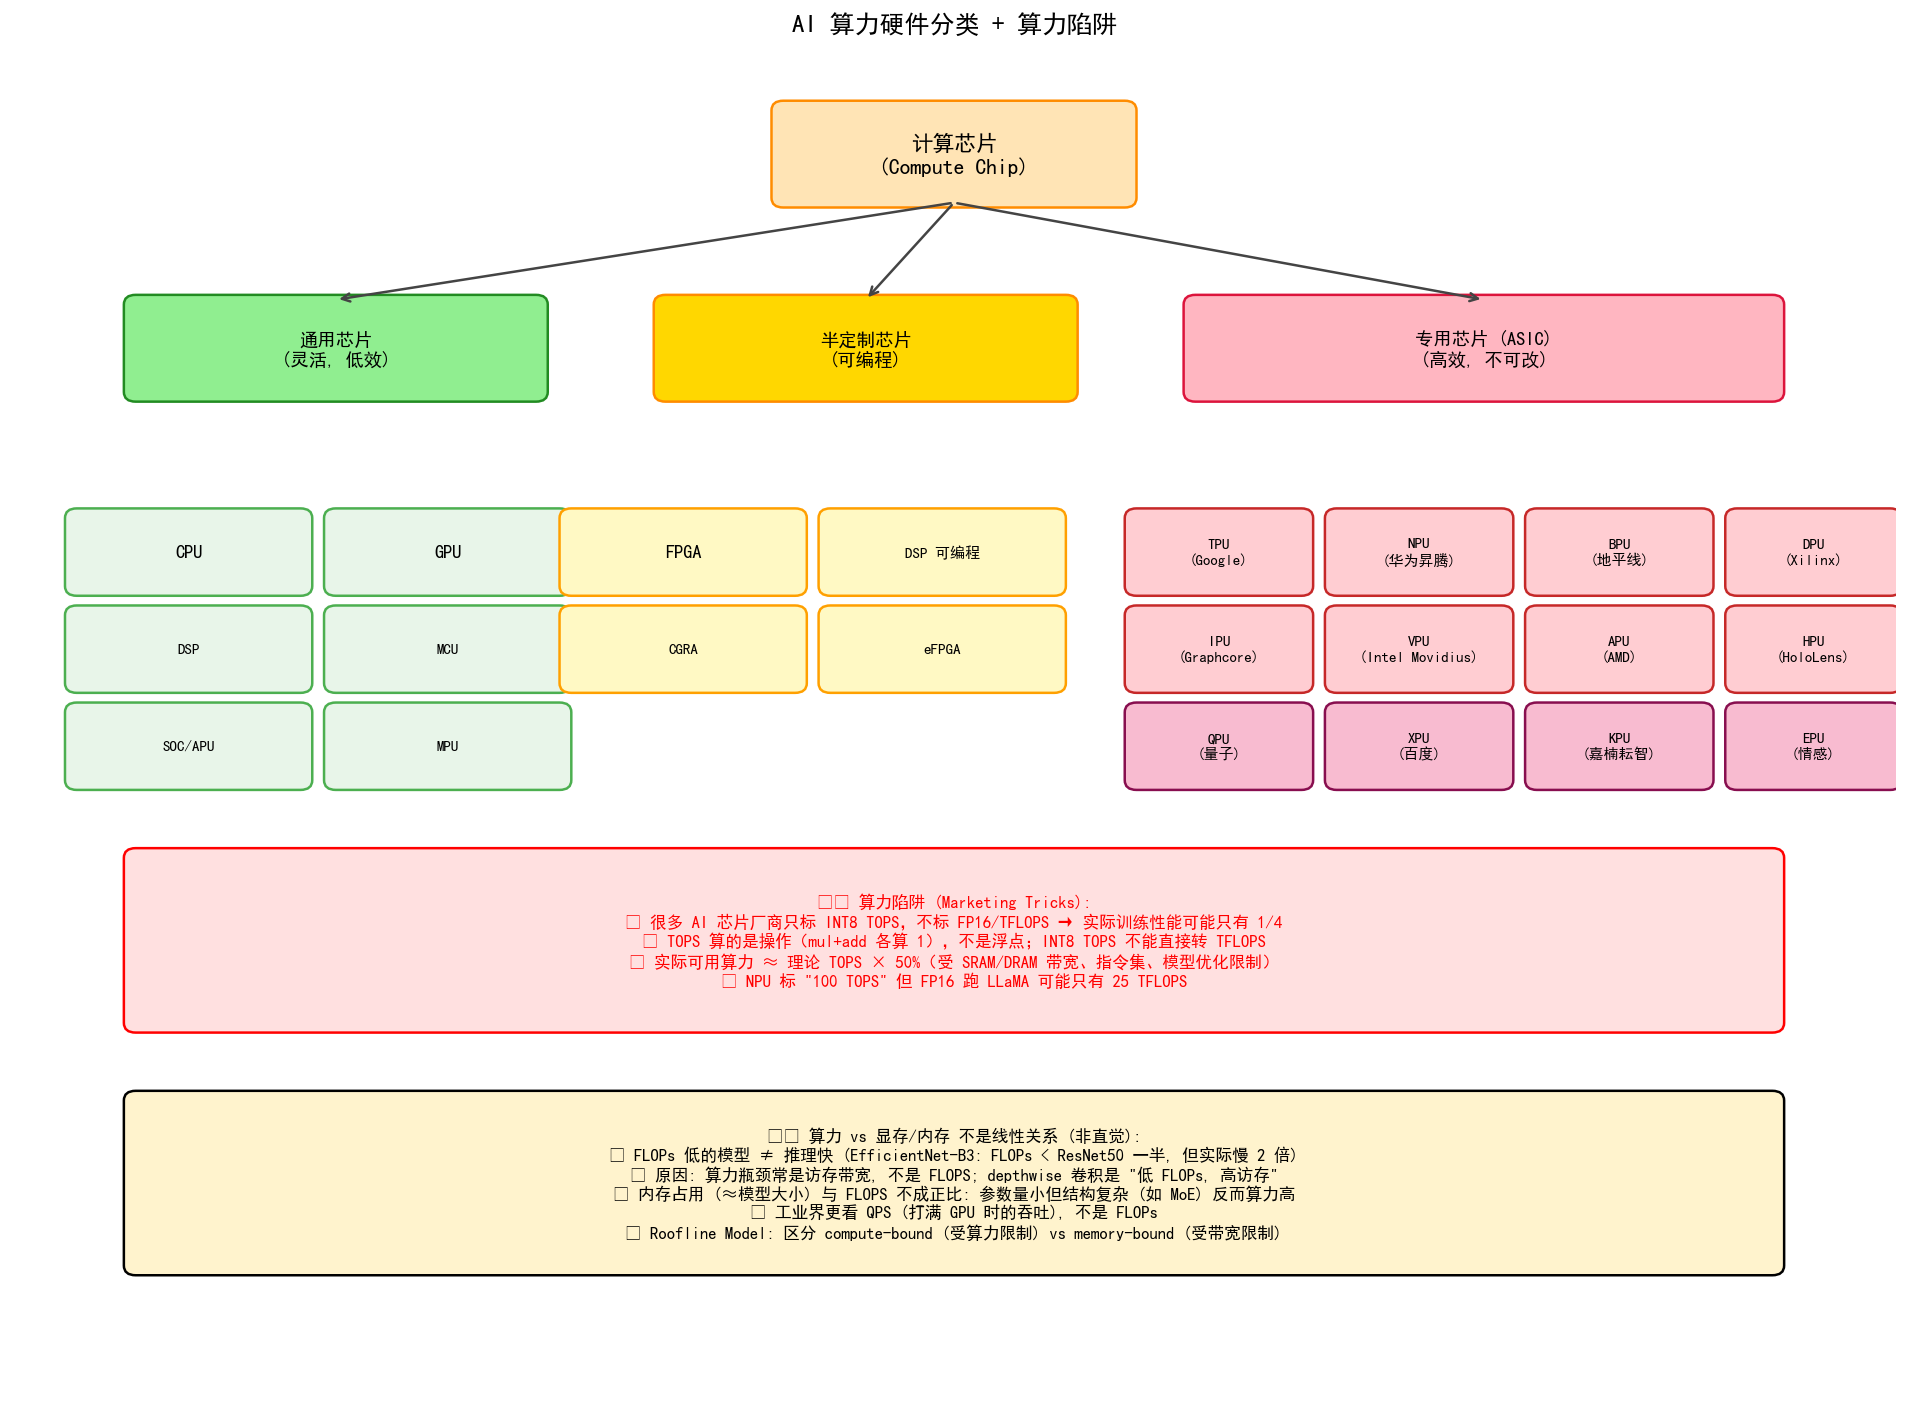

Source code (Python):
"""
AI Chip Classification Tree
============================
Visualizes the taxonomy of compute chips: CPU/GPU/DSP/FPGA/ASIC/MCU/SOC
plus AI-specific chips: NPU/TPU/BPU/DPU/IPU/VPU and the user's
specific pain point about hardware traps.

Output: assets/figures/10-8-ai-chip-taxonomy.png
"""
import matplotlib.pyplot as plt
import matplotlib.patches as mpatches
from matplotlib.patches import FancyBboxPatch, FancyArrowPatch
import numpy as np


fig, ax = plt.subplots(figsize=(16, 12))
ax.set_xlim(0, 16)
ax.set_ylim(0, 14)
ax.axis('off')


def add_box(ax, x, y, w, h, text, fc='#E8F4FD', ec='#1F77B4', fontsize=10, fontweight='normal', text_color='black'):
    box = FancyBboxPatch((x, y), w, h, boxstyle='round,pad=0.05,rounding_size=0.1',
                          fc=fc, ec=ec, linewidth=1.5)
    ax.add_patch(box)
    ax.text(x + w/2, y + h/2, text, ha='center', va='center',
            fontsize=fontsize, fontweight=fontweight, color=text_color)


# Root
add_box(ax, 6.5, 12.5, 3, 1, '计算芯片\n(Compute Chip)', fc='#FFE4B5', ec='#FF8C00', fontsize=13, fontweight='bold')

# Layer 1: 通用 vs 专用
add_box(ax, 1, 10.5, 3.5, 1, '通用芯片\n(灵活, 低效)', fc='#90EE90', ec='#228B22', fontsize=11, fontweight='bold')
add_box(ax, 5.5, 10.5, 3.5, 1, '半定制芯片\n(可编程)', fc='#FFD700', ec='#FF8C00', fontsize=11, fontweight='bold')
add_box(ax, 10, 10.5, 5, 1, '专用芯片 (ASIC)\n(高效, 不可改)', fc='#FFB6C1', ec='#DC143C', fontsize=11, fontweight='bold')

# Arrows
for x in [2.75, 7.25, 12.5]:
    arr = FancyArrowPatch((8, 12.5), (x, 11.5), arrowstyle='->', color='#444', lw=1.5, mutation_scale=12)
    ax.add_patch(arr)

# Layer 2: 具体类型
add_box(ax, 0.5, 8.5, 2, 0.8, 'CPU', fc='#E8F5E9', ec='#4CAF50', fontsize=11, fontweight='bold')
add_box(ax, 2.7, 8.5, 2, 0.8, 'GPU', fc='#E8F5E9', ec='#4CAF50', fontsize=11, fontweight='bold')
add_box(ax, 0.5, 7.5, 2, 0.8, 'DSP', fc='#E8F5E9', ec='#4CAF50', fontsize=9)
add_box(ax, 2.7, 7.5, 2, 0.8, 'MCU', fc='#E8F5E9', ec='#4CAF50', fontsize=9)
add_box(ax, 0.5, 6.5, 2, 0.8, 'SOC/APU', fc='#E8F5E9', ec='#4CAF50', fontsize=9)
add_box(ax, 2.7, 6.5, 2, 0.8, 'MPU', fc='#E8F5E9', ec='#4CAF50', fontsize=9)

add_box(ax, 4.7, 8.5, 2, 0.8, 'FPGA', fc='#FFF9C4', ec='#FFA000', fontsize=11, fontweight='bold')
add_box(ax, 6.9, 8.5, 2, 0.8, 'DSP 可编程', fc='#FFF9C4', ec='#FFA000', fontsize=9)
add_box(ax, 4.7, 7.5, 2, 0.8, 'CGRA', fc='#FFF9C4', ec='#FFA000', fontsize=9)
add_box(ax, 6.9, 7.5, 2, 0.8, 'eFPGA', fc='#FFF9C4', ec='#FFA000', fontsize=9)

# ASIC AI chips
add_box(ax, 9.5, 8.5, 1.5, 0.8, 'TPU\n(Google)', fc='#FFCDD2', ec='#C62828', fontsize=9, fontweight='bold')
add_box(ax, 11.2, 8.5, 1.5, 0.8, 'NPU\n(华为昇腾)', fc='#FFCDD2', ec='#C62828', fontsize=9, fontweight='bold')
add_box(ax, 12.9, 8.5, 1.5, 0.8, 'BPU\n(地平线)', fc='#FFCDD2', ec='#C62828', fontsize=9)
add_box(ax, 14.6, 8.5, 1.4, 0.8, 'DPU\n(Xilinx)', fc='#FFCDD2', ec='#C62828', fontsize=9)

add_box(ax, 9.5, 7.5, 1.5, 0.8, 'IPU\n(Graphcore)', fc='#FFCDD2', ec='#C62828', fontsize=9)
add_box(ax, 11.2, 7.5, 1.5, 0.8, 'VPU\n(Intel Movidius)', fc='#FFCDD2', ec='#C62828', fontsize=9)
add_box(ax, 12.9, 7.5, 1.5, 0.8, 'APU\n(AMD)', fc='#FFCDD2', ec='#C62828', fontsize=9)
add_box(ax, 14.6, 7.5, 1.4, 0.8, 'HPU\n(HoloLens)', fc='#FFCDD2', ec='#C62828', fontsize=9)

add_box(ax, 9.5, 6.5, 1.5, 0.8, 'QPU\n(量子)', fc='#F8BBD0', ec='#880E4F', fontsize=9)
add_box(ax, 11.2, 6.5, 1.5, 0.8, 'XPU\n(百度)', fc='#F8BBD0', ec='#880E4F', fontsize=9)
add_box(ax, 12.9, 6.5, 1.5, 0.8, 'KPU\n(嘉楠耘智)', fc='#F8BBD0', ec='#880E4F', fontsize=9)
add_box(ax, 14.6, 6.5, 1.4, 0.8, 'EPU\n(情感)', fc='#F8BBD0', ec='#880E4F', fontsize=9)

# Bottom: 算力陷阱
add_box(ax, 1, 4.0, 14, 1.8, '''⚠️ 算力陷阱 (Marketing Tricks):
• 很多 AI 芯片厂商只标 INT8 TOPS，不标 FP16/TFLOPS → 实际训练性能可能只有 1/4
• TOPS 算的是操作（mul+add 各算 1），不是浮点；INT8 TOPS 不能直接转 TFLOPS
• 实际可用算力 ≈ 理论 TOPS × 50%（受 SRAM/DRAM 带宽、指令集、模型优化限制）
• NPU 标 "100 TOPS" 但 FP16 跑 LLaMA 可能只有 25 TFLOPS''', fc='#FFE0E0', ec='red', fontsize=10, fontweight='bold', text_color='red')

# 算力与显存
add_box(ax, 1, 1.5, 14, 1.8, '''⚠️ 算力 vs 显存/内存 不是线性关系 (非直觉):
• FLOPs 低的模型 ≠ 推理快 (EfficientNet-B3: FLOPs < ResNet50 一半, 但实际慢 2 倍)
• 原因: 算力瓶颈常是访存带宽, 不是 FLOPS; depthwise 卷积是 "低 FLOPs, 高访存"
• 内存占用 (≈模型大小) 与 FLOPS 不成正比: 参数量小但结构复杂 (如 MoE) 反而算力高
• 工业界更看 QPS (打满 GPU 时的吞吐), 不是 FLOPs
• Roofline Model: 区分 compute-bound (受算力限制) vs memory-bound (受带宽限制)''', fc='#FFF3CD', ec='black', fontsize=10, fontweight='bold')

ax.set_title('AI 算力硬件分类 + 算力陷阱', fontsize=15, fontweight='bold', pad=15)
plt.tight_layout()
plt.savefig('assets/figures/10-8-ai-chip-taxonomy.png', dpi=120, bbox_inches='tight', facecolor='white')
print('  ✓ Saved: assets/figures/10-8-ai-chip-taxonomy.png')
